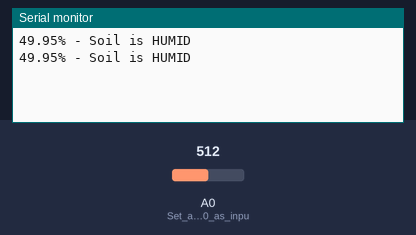
A sketch run on a simulated Arduino Uno, built with avr-gcc and run on an emulated ATmega328P. On the bench: the last lines printed to the serial monitor. The inputs (shaded band) are chosen by the test bench; at power-on: A0 (Set_analog_pin_A0_as_inpu) = 512.

Above: at 2.8 s.
2.9 s: A0 (Set_analog_pin_A0_as_inpu) set to 587
At 4.4 s:
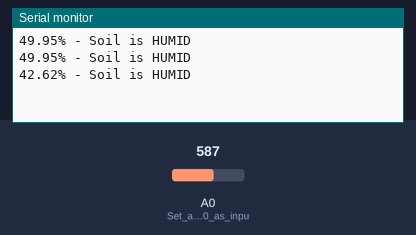
5.6 s: A0 (Set_analog_pin_A0_as_inpu) set to 607
At 7.1 s:
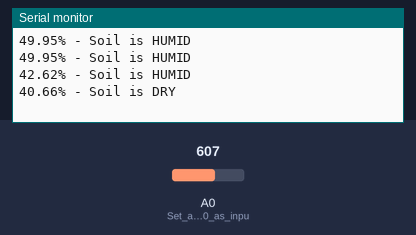
9.5 s: A0 (Set_analog_pin_A0_as_inpu) set to 360
At 11.4 s:
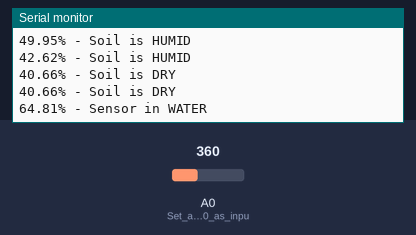
13.5 s: A0 (Set_analog_pin_A0_as_inpu) set to 380
At 14.5 s:
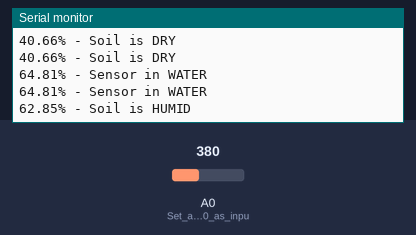
Timing chart, 0 to 16.5 s (numbered marks = the images above; inputs shaded):
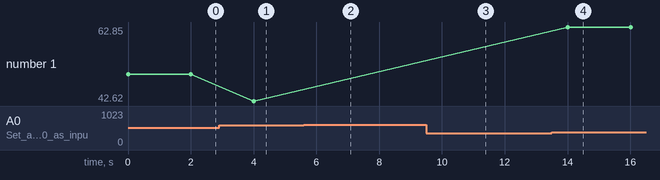

The sketch:

soilMoistureSensor.ino
```cpp
/**
 * @file soilMoistureSensor.ino
 * @brief Soil Moisture Sensor Reading and Analysis
 *
 * This sketch is designed to read the moisture level of the soil using an analog soil moisture sensor.
 * It converts the analog reading to a percentage to represent the moisture level of the soil,
 * and categorizes the soil moisture level into different categories such as dry, humid, or in water.
 *
 * @author Kurayi Chawatama
 * @date 2024-07-20
 *
 * @note This code is part of the ChemNose project, which aims to integrate various sensors including gas sensors
 * and a soil moisture sensor for comprehensive environmental monitoring.
 *
 * @see For more information on the analog soil moisture sensor used, visit [Sensor Manufacturer's Documentation URL]
 */

void setup() {
  Serial.begin(9600);
  pinMode(A0, INPUT);   // Set analog pin A0 as input for moisture sensor
}

void loop() {
  int rawMois = analogRead(A0);  // Read analog input from moisture sensor (0-1023)

  // Convert raw sensor reading to percentage moisture
  float percMois = 100.0 - (rawMois / 1023.0 * 100.0);

  // Print moisture percentage to serial monitor
  Serial.print(percMois);
  Serial.print("% - ");

  // Determine soil moisture level based on raw sensor reading
  if (rawMois >= 1000) {
    Serial.println("Sensor is not in the Soil or DISCONNECTED");
  } else if (rawMois < 1000 && rawMois >= 600) {
    Serial.println("Soil is DRY");
  } else if (rawMois < 600 && rawMois >= 370) {
    Serial.println("Soil is HUMID");
  } else if (rawMois < 370) {
    Serial.println("Sensor in WATER");
  }

  delay(2000);  // Delay for 2 seconds before taking next reading
}
```

Measured:
- the behaviour switches between 599 and 600 on A0 (Set_analog_pin_A0_as_inpu) (found by bisection; images 1 and 2)
- the behaviour switches between 369 and 370 on A0 (Set_analog_pin_A0_as_inpu) (found by bisection; images 3 and 4)
- after the input at 2.9 s, the serial monitor: prints a new line after 1.1 s (image 1)
- after the input at 5.6 s, the serial monitor: prints a new line after 0.40 s (image 2)
- after the input at 9.5 s, the serial monitor: prints a new line after 0.50 s (image 3)
- after the input at 13.5 s, the serial monitor: prints a new line after 0.51 s (image 4)
- plotted number 1: 49.95 → 42.62 after the input at 2.9 s, 42.62 → 62.85 after the input at 13.5 s
